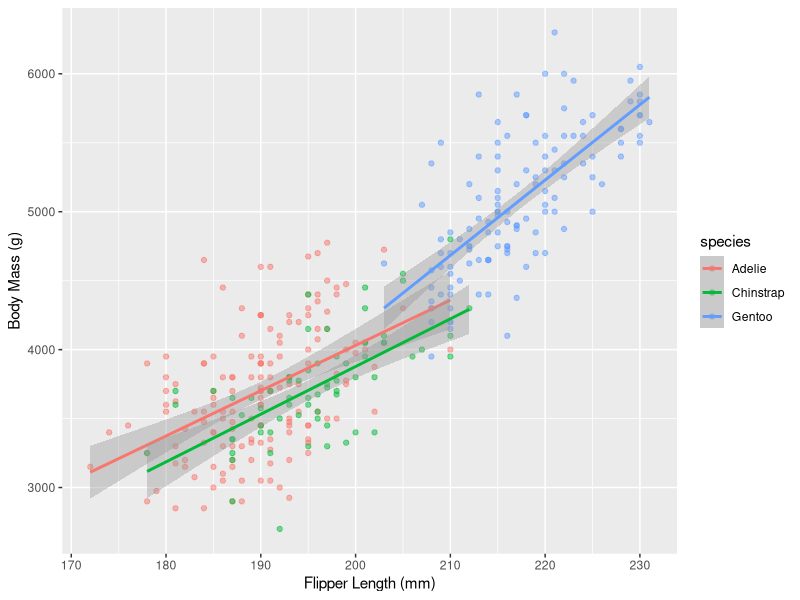

Here is the R script that generated this plot:
## ---- chunk 1
library(tidyverse)
library(palmerpenguins)
## ---- chunk 2
penguins %>%
  ggplot() + geom_point(aes(x=flipper_length_mm, y=body_mass_g, color=species), alpha = 0.5) + xlab("Flipper Length (mm)") + ylab("Body Mass (g)") + geom_smooth(aes(x=flipper_length_mm, y=body_mass_g, color=species), method = "lm")
